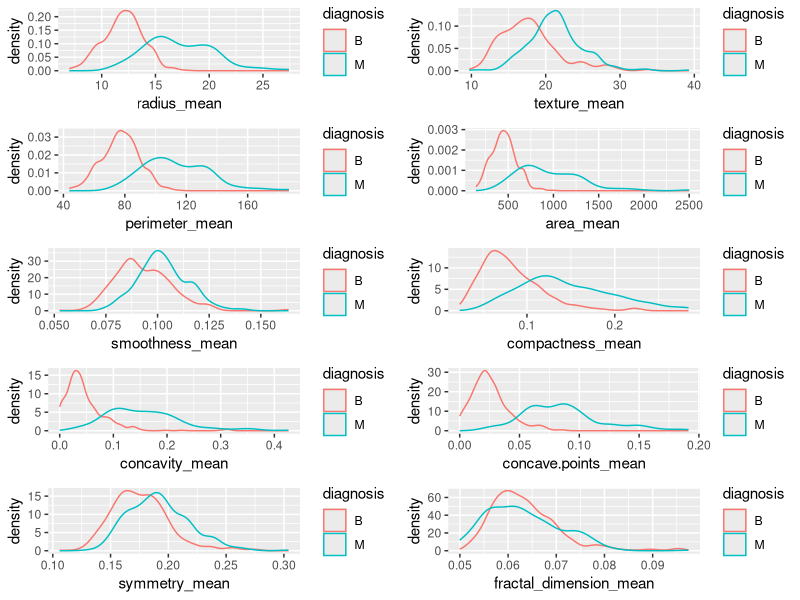

This figure's R source: (Note: this script raises an error after producing the figure.)
## ---- chunk 1
knitr::opts_chunk$set(echo = TRUE)
library(ggplot2)
library(gridExtra)
## ---- chunk 2
bcdat <- read.csv("BCNew.csv")
head(bcdat)
dim(bcdat)
## ---- chunk 3
g1 <- ggplot(bcdat, aes(radius_mean, color = diagnosis)) + geom_density()
g2 <- ggplot(bcdat, aes(texture_mean, color = diagnosis)) + geom_density()
g3 <- ggplot(bcdat, aes(perimeter_mean, color = diagnosis)) + geom_density()
g4 <- ggplot(bcdat, aes(area_mean, color = diagnosis)) + geom_density()
g5 <- ggplot(bcdat, aes(smoothness_mean, color = diagnosis)) + geom_density()
g6 <- ggplot(bcdat, aes(compactness_mean, color = diagnosis)) + geom_density()
g7 <- ggplot(bcdat, aes(concavity_mean, color = diagnosis)) + geom_density()
g8 <- ggplot(bcdat, aes(concave.points_mean, color = diagnosis)) + geom_density()
g9 <- ggplot(bcdat, aes(symmetry_mean, color = diagnosis)) + geom_density()
g10 <- ggplot(bcdat, aes(fractal_dimension_mean, color = diagnosis)) + geom_density()
grid.arrange(g1,g2,g3,g4,g5,g6,g7,g8,g9,g10, nrow = 5)
## ---- chunk 4
library(class)
## ---- chunk 5
set.seed(113355)
test.i <- sample(1:850, 250, replace = F)
X.mat <- bcdat[,c(6, 9, 10)]
head(X.mat)
Xtest <- X.mat[test.i,]
Xtrain <- X.mat[-test.i,]
Ytest <- bcdat$diagnosis[test.i]
Ytrain <- bcdat$diagnosis[-test.i]
## ---- chunk 6
#k = 1
out1 <- knn(Xtrain, Xtest, Ytrain, k = 1)
mean(out1 == Ytest)
#k = 3
out3 <- knn(Xtrain, Xtest, Ytrain, k = 3)
mean(out3 == Ytest)
#k = 5
out5 <- knn(Xtrain, Xtest, Ytrain, k = 5)
mean(out5 == Ytest)
# k = 7
out7 <- knn(Xtrain, Xtest, Ytrain, k = 7)
mean(out7 == Ytest)
# k = 9
out9 <- knn(Xtrain, Xtest, Ytrain, k = 9)
mean(out9 == Ytest)
# k = 11
out11 <- knn(Xtrain, Xtest, Ytrain, k = 11)
mean(out11 == Ytest)
## ---- chunk 7
mean(out1 != Ytest)
mean(out3 != Ytest)
mean(out5 != Ytest)
mean(out7 != Ytest)
mean(out9 != Ytest)
mean(out11 != Ytest)
## ---- chunk 8
set.seed(1133355)
stest.i <- sample(1:850, 250, replace = F)
X.mat.scale <- scale(bcdat[,c(6, 9, 10)])
head(X.mat.scale)
sXtest <- X.mat.scale[stest.i,]
sXtrain <- X.mat.scale[-stest.i,]
sYtest <- bcdat$diagnosis[stest.i]
sYtrain <- bcdat$diagnosis[-stest.i]
## ---- chunk 9
sout1 <- knn(sXtrain, sXtest, sYtrain, k = 1)
mean(sout1 == sYtest)
sout3 <- knn(sXtrain, sXtest, sYtrain, k = 3)
mean(sout3 == sYtest)
sout5 <- knn(sXtrain, sXtest, sYtrain, k = 5)
mean(sout5 == sYtest)
sout7 <- knn(sXtrain, sXtest, sYtrain, k = 7)
mean(sout7 == sYtest)
sout9 <- knn(sXtrain, sXtest, sYtrain, k = 9)
mean(sout9 == sYtest)
sout11 <- knn(sXtrain, sXtest, sYtrain, k = 11)
mean(sout11 == sYtest)
## ---- chunk 10
mean(sout1 != sYtest)
mean(sout3 != sYtest)
mean(sout5 != sYtest)
mean(sout7 != sYtest)
mean(sout9 != sYtest)
mean(sout11 != sYtest)
## ---- chunk 11
#non scaled
set.seed(113355)
ntest.i <- sample(1:850, 250, replace = F)
nX.mat <- bcdat[,c(3:12)]
head(nX.mat)
nXtest <- nX.mat[ntest.i,]
nXtrain <- nX.mat[-ntest.i,]
nYtest <- bcdat$diagnosis[ntest.i]
nYtrain <- bcdat$diagnosis[-ntest.i]
## ---- chunk 12
nout1 <- knn(nXtrain, nXtest, nYtrain, k = 1)
mean(nout1 == nYtest)
nout3 <- knn(nXtrain, nXtest, nYtrain, k = 3)
mean(nout3 == nYtest)
nout5 <- knn(nXtrain, nXtest, nYtrain, k = 5)
mean(nout5 == nYtest)
nout7 <- knn(nXtrain, nXtest, nYtrain, k = 7)
mean(nout7 == nYtest)
nout9 <- knn(nXtrain, nXtest, nYtrain, k = 9)
mean(nout9 == nYtest)
nout11 <- knn(nXtrain, nXtest, nYtrain, k = 11)
mean(nout11 == nYtest)
## ---- chunk 13
mean(nout1 != nYtest)
mean(nout3 != nYtest)
mean(nout5 != nYtest)
mean(nout7 != nYtest)
mean(nout9 != nYtest)
mean(nout11 != nYtest)
## ---- chunk 14
#scaled
set.seed(113355)
ptest.i <- sample(1:850, 250, replace = F)
pX.mat.scale <- scale(bcdat[,c(6, 9, 10)])
head(pX.mat.scale)
pXtest <- pX.mat.scale[ptest.i,]
pXtrain <- pX.mat.scale[-ptest.i,]
pYtest <- bcdat$diagnosis[ptest.i]
pYtrain <- bcdat$diagnosis[-ptest.i]
## ---- chunk 15
pout1 <- knn(pXtrain, pXtest, pYtrain, k = 1)
mean(pout1 == pYtest)
pout3 <- knn(pXtrain, pXtest, pYtrain, k = 3)
mean(pout3 == pYtest)
pout5 <- knn(pXtrain, pXtest, pYtrain, k = 5)
mean(pout5 == pYtest)
pout7 <- knn(pXtrain, pXtest, pYtrain, k = 7)
mean(pout7 == pYtest)
pout9 <- knn(pXtrain, pXtest, pYtrain, k = 9)
mean(pout9 == pYtest)
pout11 <- knn(pXtrain, pXtest, pYtrain, k = 11)
mean(pout11 == pYtest)
## ---- chunk 16
mean(pout1 != pYtest)
mean(pout3 != pYtest)
mean(pout5 != pYtest)
mean(pout7 != pYtest)
mean(pout9 != pYtest)
mean(pout11 != pYtest)
## ---- chunk 17
testdat <- bcdat[test.i,]
traindat <- bcdat[-test.i,]
## ---- chunk 18
traindat$diagnosis <- as.factor(traindat$diagnosis)
lr.model1 <- glm(diagnosis ~ . - X - diagnosis, data = traindat, family = binomial())
summary(lr.model1)
## ---- chunk 19
# training data confusion matrix
trainprob <- predict(lr.model1, data = traindat, type = "response")
predlogit <- rep('M', length(trainprob))
predlogit[trainprob <= 0.5] <- 'B'
table(predlogit, traindat$diagnosis)
mean(predlogit == traindat$diagnosis)
mean(predlogit != traindat$diagnosis)
## ---- chunk 20
# testing data confusion matrix
testprob <- predict(lr.model1, data = traindat, newdata = testdat, type = "response")
predlogit2 <- rep("M", length(testprob))
predlogit2[testprob <= 0.5] <- "B"
table(predlogit2, testdat$diagnosis)
mean(predlogit2 == testdat$diagnosis)
mean(predlogit2 != testdat$diagnosis)
## ---- chunk 21
scaleXtest <- scale(testdat[c(3:12)])
scaleYtest <- testdat$diagnosis
scaleXtrain <- scale(traindat[c(3:12)])
scaleYtrain <- traindat$diagnosis
sctest <- data.frame(scaleYtest, scaleXtest)
sctrain <- data.frame(scaleXtrain, scaleYtrain)
head(sctest)
## ---- chunk 22
myglm <- glm(scaleYtrain ~ scaleXtrain, data = sctrain, family = binomial())
summary(myglm)
## ---- chunk 23
# training data confusion matrix
trainprob3 <- predict(myglm, data = sctrain, type = "response")
predlogit3 <- rep('M', length(trainprob3))
predlogit3[trainprob3 <= 0.5] <- 'B'
table(predlogit3, sctrain$scaleYtrain)
mean(predlogit3 == sctrain$scaleYtrain)
mean(predlogit3 != sctrain$scaleYtrain)
## ---- chunk 24
# testing data confusion matrix
testprob4 <- predict(myglm, data = sctrain, newdata = sctest, type = "response")
predlogit4 <- rep('M', length(testprob4))
predlogit4[testprob4 <= 0.5] <- 'B'
table(predlogit4, sctest$scaleYtest)
mean(predlogit4 == sctest$scaleYtest)
mean(predlogit4 != sctest$scaleYtest)
## ---- chunk 25
boston <- read.csv("boston.csv")
dim(boston)
## ---- chunk 26
.7*506
506 - 354
## ---- chunk 27
crim_med <- median(boston$crim)
for(i in 1:length(boston$crim)){
if(boston$crim[i] >= crim_med){
  boston$med_crim[i] <- 1
} else {
  boston$med_crim[i] <- 0
}
}
## ---- chunk 28
crim_med
boston$med_crim <- as.factor(boston$med_crim)
head(boston)
## ---- chunk 29
gg1 <- ggplot(boston, aes(zn, color = med_crim)) + geom_density()
gg2 <- ggplot(boston, aes(indus, color = med_crim)) + geom_density()
gg3 <- ggplot(boston, aes(chas, color = med_crim)) + geom_density()
gg4 <- ggplot(boston, aes(nox, color = med_crim)) + geom_density()
gg5 <- ggplot(boston, aes(rm, color = med_crim)) + geom_density()
gg6 <- ggplot(boston, aes(age, color = med_crim)) + geom_density()
gg7 <- ggplot(boston, aes(dis, color = med_crim)) + geom_density()
gg8 <- ggplot(boston, aes(rad, color = med_crim)) + geom_density()
gg9 <- ggplot(boston, aes(tax, color = med_crim)) + geom_density()
gg10 <- ggplot(boston, aes(ptratio, color = med_crim)) + geom_density()
gg11 <- ggplot(boston, aes(black, color = med_crim)) + geom_density()
gg12 <- ggplot(boston, aes(lstat, color = med_crim)) + geom_density()
gg13 <- ggplot(boston, aes(medv, color = med_crim)) + geom_density()
grid.arrange(gg1,gg2,gg3,gg4,gg5,gg6,gg7,gg8,gg9,gg10,gg11,gg12,gg13, nrow = 5)
## ---- chunk 30
# using training data to fit knn models
set.seed(113355)
ror <- sample(1:506, 354, replace = F)
# best 3 predictors
best3bos <- boston[,c(2, 12, 9)]
head(best3bos)
# choose k as sqrt(n) 
myk <- 23
best3Xtest <- best3bos[ror,]
best3Xtrain <- best3bos[-ror,]
best3Ytest <- boston$med_crim[ror]
best3Ytrain <- boston$med_crim[-ror]
## ---- chunk 31
#k = 23
bos3out <- knn(best3Xtrain, best3Xtest, best3Ytrain, k = myk)
mean(bos3out == best3Ytest)
mean(bos3out != best3Ytest)
## ---- chunk 32
# using training data to fit knn models
set.seed(113355)
ror <- sample(1:506, 354, replace = F)
#best 4 predictors
best4bos <- boston[,c(2, 12, 9, 7)]
head(best4bos)
best4Xtest <- best4bos[ror,]
best4Xtrain <- best4bos[-ror,]
best4Ytest <- boston$med_crim[ror]
best4Ytrain <- boston$med_crim[-ror]
## ---- chunk 33
# k = 23
bos4out <- knn(best4Xtrain, best4Xtest, best4Ytrain, k = myk)
mean(bos4out == best4Ytest)
mean(bos4out != best4Ytest)
## ---- chunk 34
# using training data to fit knn models
set.seed(113355)
ror <- sample(1:506, 354, replace = F)
#best 5 predictors
best5bos <- boston[,c(2, 12, 9, 7, 8)]
head(best5bos)
best5Xtest <- best5bos[ror,]
best5Xtrain <- best5bos[-ror,]
best5Ytest <- boston$med_crim[ror]
best5Ytrain <- boston$med_crim[-ror]
## ---- chunk 35
# k = 23
bos5out <- knn(best5Xtrain, best5Xtest, best5Ytrain, k = myk)
mean(bos5out == best5Ytest)
mean(bos5out != best5Ytest)
## ---- chunk 36
best3 <- data.frame(best3Xtrain, best3Ytrain)
head(best3)
## ---- chunk 37
# glm for best 3 predictors 
bosglm3 <- glm(best3Ytrain ~ zn + black + rad, data = best3, family = binomial())
summary(bosglm3)
## ---- chunk 38
bos3prob <- predict(bosglm3, data = best3, type = "response")
bos3pred <- rep("1", length(bos3prob))
bos3pred[bos3prob <= 0.5] <- "0"
table(bos3pred, best3$best3Ytrain)
mean(bos3pred == best3$best3Ytrain)
mean(bos3pred != best3$best3Ytrain)
## ---- chunk 39
best4 <- data.frame(best4Xtrain, best4Ytrain)
head(best4)
# glm for best 4 predictors 
bosglm4 <- glm(best4Ytrain ~ zn + black + rad + age, data = best4, family = binomial())
summary(bosglm4)
## ---- chunk 40
bos4prob <- predict(bosglm4, data = best4, type = "response")
bos4pred <- rep("1", length(bos4prob))
bos4pred[bos4prob <= 0.5] <- "0"
table(bos4pred, best4$best4Ytrain)
mean(bos4pred == best4$best4Ytrain)
mean(bos4pred != best4$best4Ytrain)
## ---- chunk 41
best5 <- data.frame(best5Xtrain, best5Ytrain)
head(best5)
# glm for best 5 predictors 
bosglm5 <- glm(best5Ytrain ~ zn + black + rad + age + dis, data = best5, family = binomial())
summary(bosglm5)
## ---- chunk 42
bos5prob <- predict(bosglm5, data = best5, type = "response")
bos5pred <- rep("1", length(bos5prob))
bos5pred[bos5prob <= 0.5] <- "0"
table(bos5pred, best5$best5Ytrain)
mean(bos5pred == best5$best5Ytrain)
mean(bos5pred != best5$best5Ytrain)
